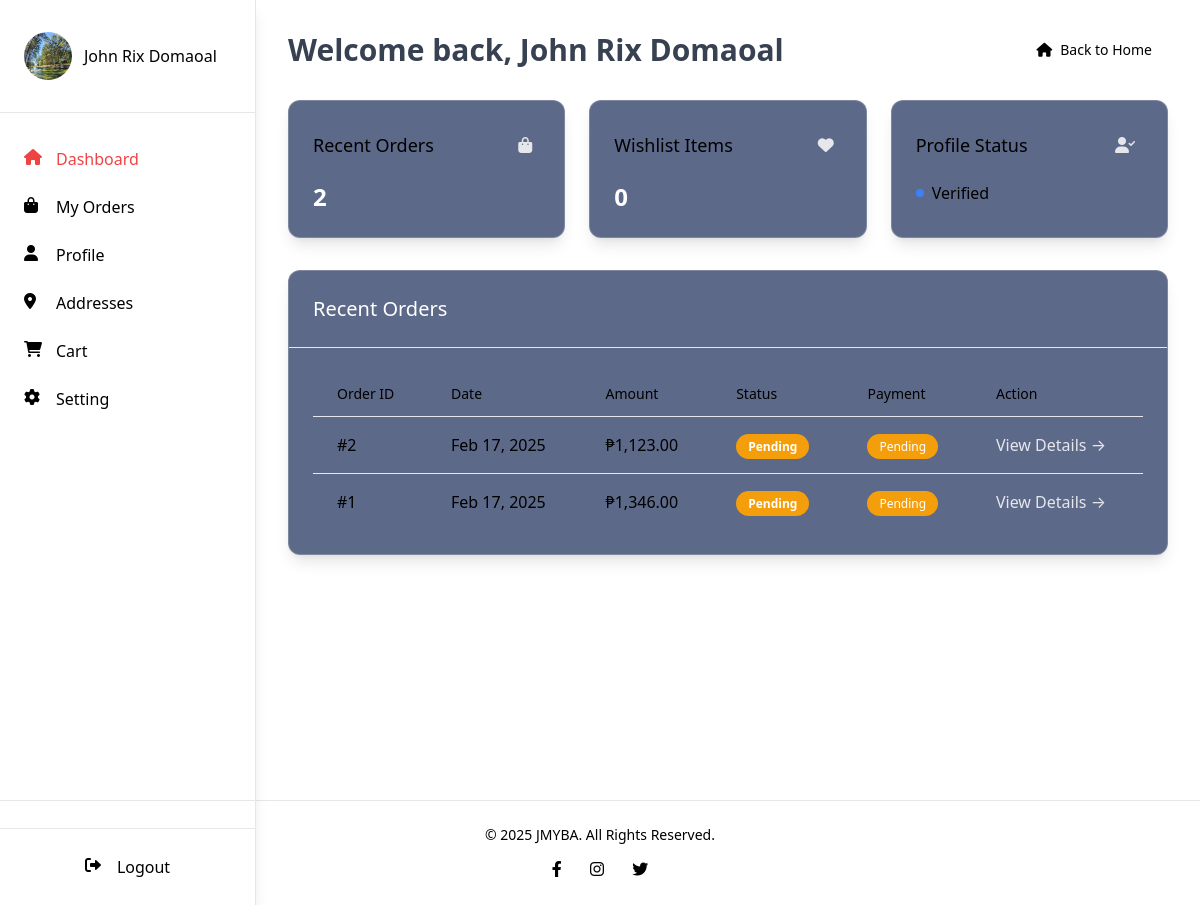
Page /account_dashboard.php (signed in) on the committed database.
### tables this page shows
CREATE TABLE `users` (
  `user_id` int(11) NOT NULL,
  `name` varchar(100) NOT NULL,
  `email` varchar(100) NOT NULL,
  `password` varchar(255) NOT NULL,
  `phone_number` varchar(15) NOT NULL,
  `address` text NOT NULL,
  `profile_picture` varchar(255) DEFAULT 'default.jpg'
);

CREATE TABLE `orders` (
  `order_id` int(11) NOT NULL,
  `total_amount` decimal(10,2) DEFAULT NULL,
  `shipping_address` text DEFAULT NULL,
  `phone_number` varchar(20) DEFAULT NULL,
  `email` varchar(255) DEFAULT NULL,
  `status` enum('pending','processing','shipped','delivered','cancelled') DEFAULT 'pending',
  `created_at` timestamp NOT NULL DEFAULT current_timestamp(),
  `payment_method` varchar(50) NOT NULL,
  `payment_status` enum('pending','paid','failed') DEFAULT 'pending',
  `user_id` int(11) DEFAULT NULL,
  `payment_proof` varchar(255) DEFAULT NULL
);

### account_dashboard.php (the view, shortened to what this page needs)
<?php
include 'conn.php';
try {
    $query = "SELECT * FROM users WHERE user_id = ?";
    $stmt = mysqli_prepare($conn, $query);
    mysqli_stmt_bind_param($stmt, "i", $_SESSION['user_id']);
    mysqli_stmt_execute($stmt);
    $result = mysqli_stmt_get_result($stmt);
    $user = mysqli_fetch_assoc($result);
    $orders_query = "SELECT * FROM orders WHERE email = ? ORDER BY created_at DESC LIMIT 5";
    $stmt = mysqli_prepare($conn, $orders_query);
    mysqli_stmt_bind_param($stmt, "s", $user['email']);
    mysqli_stmt_execute($stmt);
    $recent_orders = mysqli_stmt_get_result($stmt);
    $recent_orders = mysqli_fetch_all($recent_orders, MYSQLI_ASSOC);
} catch (Exception $e) {
    $_SESSION['error'] = "Database error: " . $e->getMessage();
    header("Location: error.php");
    exit();
}
?>
<!DOCTYPE html>
<html lang="en">
<head>
    <link href="https://cdn.jsdelivr.net/npm/tailwindcss@2.2.19/dist/tailwind.min.css" rel="stylesheet">
    <link rel="stylesheet" href="https://cdnjs.cloudflare.com/ajax/libs/font-awesome/6.0.0-beta3/css/all.min.css">
</head>
<body class="bg-slate-900">
    <div class="flex min-h-screen">
        <?php include 'sidebar.php'; ?>
        <div class="flex-1 ml-64 p-8">
            <div class="flex justify-between items-center mb-8">
                <h1 class="text-3xl font-bold text-gray-700">Welcome back, <?php echo htmlspecialchars($user['name']); ?></h1>
                <a href="index.php" class="flex items-center px-4 py-2 text-sm text-slate-200 hover:text-red-800 bg-slate-700/50 hover:bg-slate-600/50 rounded-lg transition-colors">
                    <i class="fas fa-home mr-2"></i>
                    Back to Home
                </a>
            </div>
            <div class="grid grid-cols-1 md:grid-cols-2 lg:grid-cols-3 gap-6 mb-8">
                <div class="glass-card p-6 rounded-xl shadow-lg">
                    <div class="flex items-center justify-between mb-4">
                        <h3 class="text-slate-200 text-lg font-medium">Recent Orders</h3>
                        <div class="p-2 bg-blue-500/10 rounded-lg">
                            <i class="fas fa-shopping-bag text-gray-200"></i>
                        </div>
                    </div>
                    <p class="text-white text-2xl font-bold"><?php echo count($recent_orders); ?></p>
                </div>
                <div class="glass-card p-6 rounded-xl shadow-lg">
                    <div class="flex items-center justify-between mb-4">
                        <h3 class="text-slate-200 text-lg font-medium">Wishlist Items</h3>
                        <div class="p-2 bg-blue-500/10 rounded-lg">
                            <i class="fas fa-heart text-gray-200"></i>
                        </div>
                    </div>
                    <p class="text-white text-2xl font-bold">0</p>
                </div>
                <div class="glass-card p-6 rounded-xl shadow-lg">
                    <div class="flex items-center justify-between mb-4">
                        <h3 class="text-slate-200 text-lg font-medium">Profile Status</h3>
                        <div class="p-2 bg-blue-500/10 rounded-lg">
                            <i class="fas fa-user-check text-gray-200"></i>
                        </div>
                    </div>
                    <div class="flex items-center">
                        <span class="inline-block w-2 h-2 rounded-full bg-blue-500 mr-2"></span>
                        <p class="text-slate-200">Verified</p>
                    </div>
                </div>
            </div>
            <div class="glass-card rounded-xl shadow-lg overflow-hidden">
                <div class="p-6 border-b border-slate-700">
                    <h2 class="text-xl font-medium text-white">Recent Orders</h2>
                </div>
                <div class="p-6">
                    <?php if (count($recent_orders) > 0): ?>
                        <div class="overflow-x-auto">
                            <table class="w-full text-slate-300">
                                <thead class="text-slate-200 border-b border-slate-700">
                                    <tr>
                                        <th class="px-6 py-3 text-left text-sm font-medium">Order ID</th>
                                        <th class="px-6 py-3 text-left text-sm font-medium">Date</th>
                                        <th class="px-6 py-3 text-left text-sm font-medium">Amount</th>
                                        <th class="px-6 py-3 text-left text-sm font-medium">Status</th>
                                        <th class="px-6 py-3 text-left text-sm font-medium">Payment</th>
                                        <th class="px-6 py-3 text-left text-sm font-medium">Action</th>
                                    </tr>
                                </thead>
                                <tbody class="divide-y divide-slate-700">
                                    <?php foreach ($recent_orders as $order): ?>
                                        <tr class="hover:bg-slate-800/50 transition-colors">
                                            <td class="px-6 py-4">#<?php echo $order['order_id']; ?></td>
                                            <td class="px-6 py-4"><?php echo date('M d, Y', strtotime($order['created_at'])); ?></td>
                                            <td class="px-6 py-4">₱<?php echo number_format($order['total_amount'], 2); ?></td>
                                            <td class="px-6 py-4">
                                                <span class="px-3 py-1 rounded-full text-xs font-medium
                                <?php
                                        $statusColors = [
                                            'pending' => 'bg-yellow-500 text-white',
                                            'processing' => 'bg-red-500 text-white',
                                            'shipped' => 'bg-purple-500 text-white',
                                            'delivered' => 'bg-green-500 text-white',
                                            'cancelled' => 'bg-red-500 text-white'
                                        ];
                                        echo $statusColors[$order['status']] ?? 'bg-slate-500/10 text-slate-400';
                                ?>">
                                                   <strong><?php echo ucfirst($order['status']); ?></strong>
                                                </span>
                                            </td>
                                            <td class="px-6 py-4">
                                                <span class="px-3 py-1 rounded-full text-xs font-medium
                                <?php
                                        $paymentColors = [
                                            'pending' => 'bg-yellow-500 text-white',
                                            'paid' => 'bg-green-500/10 text-green-500',
                                            'failed' => 'bg-red-500/10 text-red-500'
                                        ];
                                        echo $paymentColors[$order['payment_status']] ?? 'bg-slate-500/10 text-slate-400';
                                ?>">
                                                    <?php echo ucfirst($order['payment_status']); ?>
                                                </span>
                                            </td>
                                            <td class="px-6 py-4">
                                                <a href="order_details.php?id=<?php echo $order['order_id']; ?>"
                                                    class="text-gray-200 hover:text-red-200 transition-colors">
                                                    View Details →
                                                </a>
                                            </td>
                                        </tr>
                                    <?php endforeach; ?>
                                </tbody>
                            </table>
                        </div>
                    <?php else: ?>
                        <p class="text-slate-400 text-center py-8">No orders found</p>
                    <?php endif; ?>
                </div>
            </div>
        </div>
    </div>
    <?php include 'footer.php'; ?>
</body>
</html>

### sidebar.php (shortened to what this page needs)
<?php
include 'conn.php';
$user = [];
$query = "SELECT * FROM users WHERE user_id = ?";
$stmt = mysqli_prepare($conn, $query);
mysqli_stmt_bind_param($stmt, "i", $_SESSION['user_id']);
if (mysqli_stmt_execute($stmt)) {
    $result = mysqli_stmt_get_result($stmt);
    $user = mysqli_fetch_assoc($result);
}
?>
<div class="bg-slate-900 w-64 fixed h-full left-0 top-0 border-r border-slate-800 shadow-lg">
    <div class="px-6 py-8 border-b border-slate-800">
        <div class="flex items-center space-x-3">
            <button onclick="openModal()" class="relative group">
                <div class="w-12 h-12 rounded-full overflow-hidden">
                    <img src="uploads/profile_pictures/<?php echo htmlspecialchars($user['profile_picture'] ?? 'default.jpg'); ?>"
                        alt="Profile Picture"
                        class="w-full h-full object-cover">
                </div>
            </button>
            <span class="text-slate-200 font-medium">
                <?php echo htmlspecialchars($_SESSION['user_name']); ?>
            </span>
        </div>
    </div>
    <nav class="px-3 py-6 space-y-1">
        <a href="account_dashboard.php"
            class="flex items-center px-3 py-2.5 rounded-lg font-medium transition-all duration-200 group
                  <?php echo basename($_SERVER['PHP_SELF']) == 'account_dashboard.php'
                        ? 'bg-red-500/10 text-red-500'
                        : 'text-slate-400 hover:bg-slate-800/50 hover:text-slate-200'; ?>">
            <i class="fas fa-home w-5 h-5 mr-3"></i>
            <span>Dashboard</span>
        </a>
        <a href="orders.php"
            class="flex items-center px-3 py-2.5 rounded-lg font-medium transition-all duration-200
                  text-slate-400 hover:bg-slate-800/50 hover:text-slate-200 group">
            <i class="fas fa-shopping-bag w-5 h-5 mr-3"></i>
            <span>My Orders</span>
        </a>
        <a href="profile.php"
            class="flex items-center px-3 py-2.5 rounded-lg font-medium transition-all duration-200
                  text-slate-400 hover:bg-slate-800/50 hover:text-slate-200 group">
            <i class="fas fa-user w-5 h-5 mr-3"></i>
            <span>Profile</span>
        </a>
        <a href="address.php"
            class="flex items-center px-3 py-2.5 rounded-lg font-medium transition-all duration-200
                  text-slate-400 hover:bg-slate-800/50 hover:text-slate-200 group">
            <i class="fas fa-map-marker-alt w-5 h-5 mr-3"></i>
            <span>Addresses</span>
        </a>
        <a href="wishlist.php"
            class="flex items-center px-3 py-2.5 rounded-lg font-medium transition-all duration-200
                  text-slate-400 hover:bg-slate-800/50 hover:text-slate-200 group">
            <i class="fas fa-shopping-cart w-5 h-5 mr-3"></i>
            <span>Cart</span>
        </a>
        <a href="settingss.php"
            class="flex items-center px-3 py-2.5 rounded-lg font-medium transition-all duration-200
                  text-slate-400 hover:bg-slate-800/50 hover:text-slate-200 group">
            <i class="fas fa-cog w-5 h-5 mr-3"></i>
            <span>Setting</span>
        </a>
    </nav>
    <div class="absolute bottom-0 left-0 right-0 p-4 border-t border-slate-800">
        <a href="logout.php"
            class="flex items-center justify-center px-3 py-2.5 rounded-lg font-medium
                  text-slate-400 hover:bg-red-500/10 hover:text-red-500 transition-all duration-200">
            <i class="fas fa-sign-out-alt w-5 h-5 mr-3"></i>
            <span>Logout</span>
        </a>
    </div>
</div>

### account_dashboard.php (style rules this page uses)
.glass-card { background: rgba(25, 42, 86, 0.7); backdrop-filter: blur(12px); border: 1px solid rgba(255, 255, 255, 0.2); }

### rows in the picture
users: profile_picture (picture), name "John Rix Domaoal"
orders: order_id "2", created_at "Feb 17, 2025", total_amount "1,123.00", status "Pending", payment_status "Pending"
orders: order_id "1", created_at "Feb 17, 2025", total_amount "1,346.00", status "Pending", payment_status "Pending"

### other values in the picture
$_SESSION['user_name'] "John Rix Domaoal"
count($recent_orders) "2"
